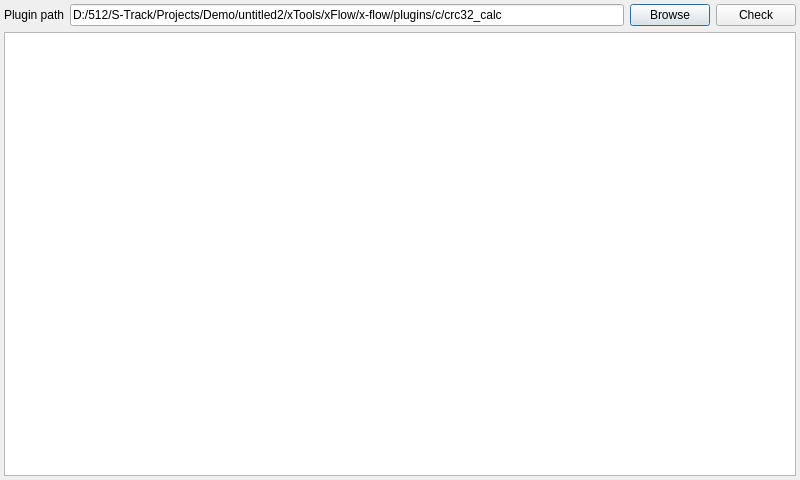
<?xml version="1.0" encoding="UTF-8"?>
<ui version="4.0">
 <class>xFlowPluginChecker</class>
 <widget class="QDialog" name="xFlowPluginChecker">
  <property name="geometry">
   <rect>
    <x>0</x>
    <y>0</y>
    <width>800</width>
    <height>480</height>
   </rect>
  </property>
  <property name="minimumSize">
   <size>
    <width>800</width>
    <height>480</height>
   </size>
  </property>
  <property name="windowTitle">
   <string>xFlow Plugin Checker</string>
  </property>
  <layout class="QGridLayout" name="gridLayout">
   <property name="leftMargin">
    <number>4</number>
   </property>
   <property name="topMargin">
    <number>4</number>
   </property>
   <property name="rightMargin">
    <number>4</number>
   </property>
   <property name="bottomMargin">
    <number>4</number>
   </property>
   <item row="0" column="0">
    <widget class="QLabel" name="label">
     <property name="text">
      <string>Plugin path</string>
     </property>
    </widget>
   </item>
   <item row="0" column="1">
    <widget class="QLineEdit" name="lineEdit">
     <property name="text">
      <string>D:/512/S-Track/Projects/Demo/untitled2/xTools/xFlow/x-flow/plugins/c/crc32_calc</string>
     </property>
    </widget>
   </item>
   <item row="0" column="2">
    <widget class="QPushButton" name="pushButtonBrowse">
     <property name="text">
      <string>Browse</string>
     </property>
    </widget>
   </item>
   <item row="0" column="3">
    <widget class="QPushButton" name="pushButtonCheck">
     <property name="text">
      <string>Check</string>
     </property>
    </widget>
   </item>
   <item row="1" column="0" colspan="4">
    <widget class="QTextBrowser" name="textBrowser"/>
   </item>
  </layout>
 </widget>
 <resources/>
 <connections/>
</ui>
